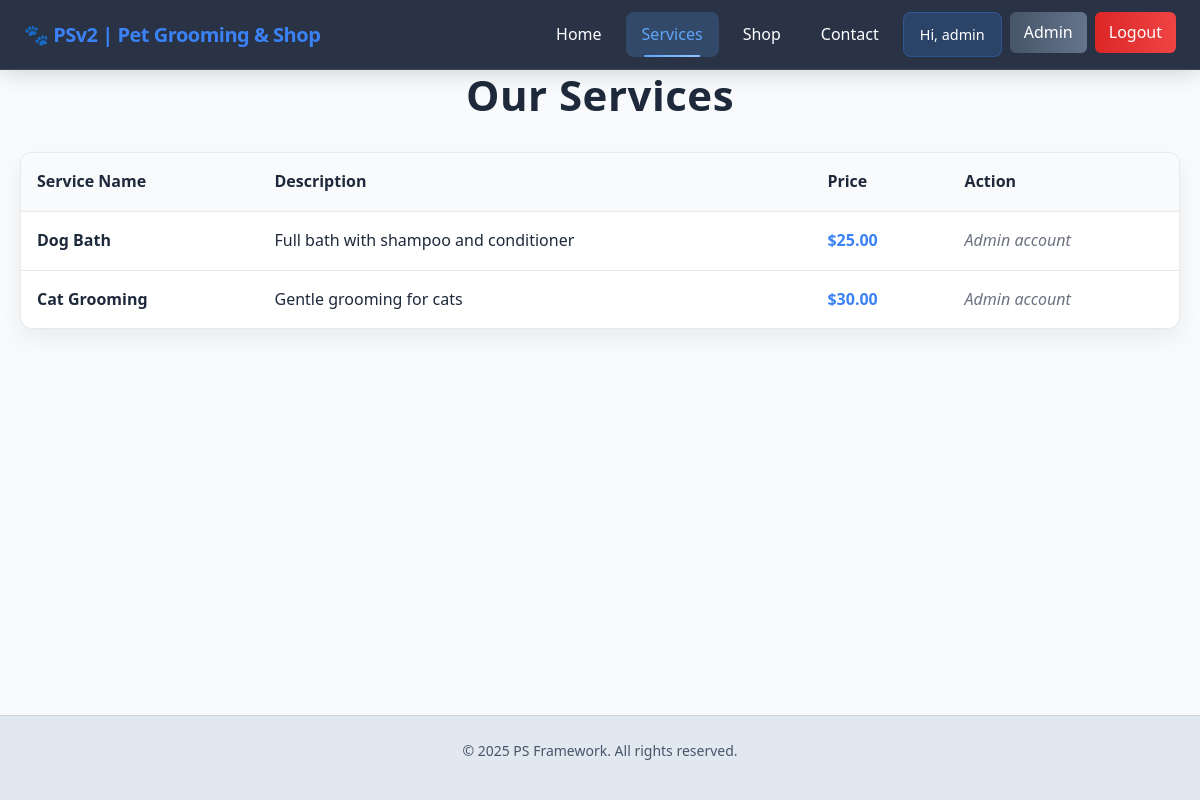
Page /services (signed in) on the committed database.
### app/models.py (models this page shows, shortened)
class User(UserMixin, db.Model):
    id = db.Column(db.Integer, primary_key=True)
    username = db.Column(db.String(80), unique=True, nullable=False)
    password = db.Column(db.String(200), nullable=False)
    role = db.Column(db.String(20), default='customer')
    created_at = db.Column(db.DateTime, default=datetime.utcnow)

class Service(db.Model):
    id = db.Column(db.Integer, primary_key=True)
    name = db.Column(db.String(100), nullable=False)
    description = db.Column(db.Text)
    price = db.Column(db.Float)

### app/routes/services.py (the view)
@services_bp.route('/services')
def services_list():
    services = Service.query.all()
    return render_template('services.html', services=services)

### app/templates/services.html (shortened to what this page needs)
{% extends "base.html" %}
{% block content %}
<div class="page-header">
    <h1 class="page-title">Our Services</h1>
</div>
{% if services %}
    <div class="services-table">
        <table>
            <thead>
                <tr>
                    <th>Service Name</th>
                    <th>Description</th>
                    <th>Price</th>
                    <th>Action</th>
                </tr>
            </thead>
            <tbody>
                {% for service in services %}
                <tr>
                    <td><strong>{{ service.name }}</strong></td>
                    <td>
                        {% if service.description %}
                            {{ service.description }}
                        {% else %}
                            <em class="text-muted">No description available</em>
                        {% endif %}
                    </td>
                    <td class="price">
                        {% if service.price %}
                            ${{ "%.2f"|format(service.price) }}
                        {% else %}
                            <em class="text-muted">Contact for pricing</em>
                        {% endif %}
                    </td>
                    <td>
                        {% if current_user.is_authenticated and current_user.role == 'admin' %}
                            <span class="text-muted"><em>Admin account</em></span>
                        {% else %}
                            <a href="{{ url_for('bookings.new_booking', service_id=service.id) }}"
                               class="btn btn-primary btn-sm">
                                <i class="fas fa-calendar-plus"></i> Book Now
                            </a>
                        {% endif %}
                    </td>
                </tr>
                {% endfor %}
            </tbody>
        </table>
    </div>
{% else %}
    <div class="empty-state">
        <h2>No services available yet.</h2>
        <p>We're working on adding our service offerings. Please check back soon!</p>
    </div>
{% endif %}
{% endblock %}

### app/templates/base.html (shortened to what this page needs)
<!DOCTYPE html>
<html lang="en">
<head>
    <link rel="stylesheet" href="{{ url_for('static', filename='css/base.css') }}">
    <link rel="stylesheet" href="{{ url_for('static', filename='css/navbar.css') }}">
    <link rel="stylesheet" href="{{ url_for('static', filename='css/theme.css') }}">
</head>
<body>
    <nav class="navbar">
        <div class="nav-brand">
            <a href="/">🐾 PSv2 | Pet Grooming & Shop</a>
        </div>
        <ul class="nav-links" id="navLinks">
            <li><a href="/" class="{% if request.path == '/' %}active{% endif %}">Home</a></li>
            <li><a href="/services" class="{% if request.path == '/services' %}active{% endif %}">Services</a></li>
            <li><a href="{{ url_for('shop_bp.shop') }}" class="{% if request.path == url_for('shop_bp.shop') %}active{% endif %}">Shop</a></li>
            <li><a href="{{ url_for('contact_bp.contact') }}" class="{% if request.path == url_for('contact_bp.contact') %}active{% endif %}">Contact</a></li>
            {% if current_user.is_authenticated %}
                <li><span class="nav-greeting">Hi, {{ current_user.username }}</span></li>
                {% if current_user.role == 'admin' %}
                    <li><a href="{{ url_for('admin.dashboard') }}" class="admin-link">Admin</a></li>
                {% endif %}
                <li><a href="{{ url_for('auth_bp.logout') }}" class="logout-link">Logout</a></li>
            {% else %}
                <li><a href="{{ url_for('auth_bp.login') }}" class="{% if request.path == url_for('auth_bp.login') %}active{% endif %}">Login</a></li>
                <li><a href="{{ url_for('auth_bp.register') }}" class="{% if request.path == url_for('auth_bp.register') %}active{% endif %}">Register</a></li>
            {% endif %}
        </ul>
    </nav>
    <main class="main">
        <div class="container">
            <div class="page-content">
                {% block content %}{% endblock %}
            </div>
        </div>
    </main>
    <footer class="footer">
        <div class="footer-content">
            <p>&copy; 2025 PS Framework. All rights reserved.</p>
        </div>
    </footer>
</body>
</html>

### app/static/css/base.css (style rules this page uses)
* { margin: 0; padding: 0; box-sizing: border-box; }
:root { --bg-primary: #0f172a; --bg-secondary: #1e293b; --text-primary: #f1f5f9; --text-secondary: #cbd5e1; --text-muted: #9ca3af; --accent: #93c5fd; --accent-hover: #60a5fa; --border: rgba(241, 245, 249, 0.1); --shadow: rgba(0, 0, 0, 0.25); --blur-bg: rgba(30, 41, 59, 0.9); --navbar-bg: rgba(30, 41, 59, 0.95); --brand-primary: #3b82f6; --brand-secondary: #1e40af; --brand-accent: #60a5fa; }
html { scroll-behavior: smooth; }
body { font-family: 'Segoe UI', Tahoma, Geneva, Verdana, sans-serif; background: var(--bg-primary); color: var(--text-primary); line-height: 1.6; min-height: 100vh; display: flex; flex-direction: column; }
h1, h2, h3, h4, h5, h6 { font-weight: 600; line-height: 1.2; margin-bottom: 0.5em; }
p { margin-bottom: 1em; }
a { color: var(--accent); text-decoration: none; transition: color 0.3s ease; }
.container { max-width: 1200px; margin: 0 auto; padding: 0 20px; }
.page-content { animation: fadeIn 0.6s ease-out; }
.footer { background: var(--bg-secondary); border-top: 1px solid var(--border); padding: 24px; text-align: center; margin-top: auto; }
.footer-content { max-width: 1200px; margin: 0 auto; color: var(--text-secondary); font-size: 14px; }
@media (prefers-color-scheme: light) { :root { --bg-primary: #f8fafc; --bg-secondary: #e2e8f0; --text-primary: #1e293b; --text-secondary: #475569; --accent: #3b82f6; --accent-hover: #2563eb; --border: rgba(30, 41, 59, 0.1); --shadow: rgba(0, 0, 0, 0.1); --blur-bg: rgba(248, 250, 252, 0.8); } }

### app/static/css/navbar.css (style rules this page uses)
.navbar { position: fixed; top: 0; left: 0; right: 0; z-index: 1000; background: rgba(30, 41, 59, 0.95); backdrop-filter: blur(12px); border-bottom: 1px solid rgba(241, 245, 249, 0.1); box-shadow: 0 4px 20px rgba(0, 0, 0, 0.15); padding: 0 24px; height: 70px; display: flex; align-items: center; justify-content: space-between; transition: all 0.3s ease-in-out; }
.nav-brand { font-size: 20px; font-weight: 700; color: #ffffff; text-decoration: none; letter-spacing: -0.025em; transition: color 0.3s ease; display: flex; align-items: center; gap: 8px; }
.nav-links { display: flex; list-style: none; gap: 8px; margin: 0; padding: 0; }
.nav-links li { position: relative; }
.nav-links a { display: block; padding: 10px 16px; text-decoration: none; color: #ffffff; font-weight: 500; border-radius: 8px; transition: all 0.25s ease; position: relative; overflow: hidden; }
.nav-links a.active { color: #60a5fa; background: rgba(96, 165, 250, 0.2); position: relative; }
.nav-links a.active::after { content: ''; position: absolute; bottom: 0; left: 50%; transform: translateX(-50%); width: 60%; height: 2px; background: linear-gradient(90deg, #60a5fa, #93c5fd); border-radius: 1px; animation: underlineSlide 0.3s ease-out; }
.admin-link { background: linear-gradient(90deg, #475569, #64748b) !important; color: #ffffff !important; padding: 8px 14px !important; border-radius: 6px !important; font-weight: 500 !important; transition: all 0.3s ease !important; }
.logout-link { background: linear-gradient(90deg, #dc2626, #ef4444) !important; color: #ffffff !important; padding: 8px 14px !important; border-radius: 6px !important; font-weight: 500 !important; transition: all 0.3s ease !important; }
.nav-greeting { display: block; padding: 10px 16px; color: #ffffff; font-weight: 500; font-size: 0.9rem; background: rgba(59, 130, 246, 0.2); border-radius: 8px; border: 1px solid rgba(59, 130, 246, 0.3); white-space: nowrap; }
.main { padding-top: 70px; transition: padding-top 0.3s ease-in-out; }

### app/templates/services.html (style rules this page uses)
.page-header { text-align: center; margin-bottom: 32px; }
.page-title { font-size: clamp(28px, 5vw, 42px); letter-spacing: 0.5px; margin: 0 0 12px; }
.services-table { background: linear-gradient(180deg, rgba(255,255,255,0.04), rgba(255,255,255,0.02)); border: 1px solid var(--border); border-radius: 12px; overflow: hidden; box-shadow: 0 10px 30px rgba(0,0,0,0.35); }
.services-table table { width: 100%; border-collapse: collapse; }
.services-table th, .services-table td { padding: 16px; text-align: left; border-bottom: 1px solid var(--border); }
.services-table th { background: rgba(255,255,255,0.05); font-weight: 600; color: var(--text); }
.services-table tr:last-child td { border-bottom: none; }
.price { font-weight: 600; color: var(--accent); }
@media (prefers-color-scheme: light) { .services-table, .empty-state { background: #fff; box-shadow: 0 10px 24px rgba(2,6,23,0.06); } }
@media (prefers-color-scheme: light) { .services-table th { background: #f8fafc; } }

### rows in the picture
User: username "admin"
Service: name "Dog Bath", description "Full bath with shampoo and conditioner", price "25.00"
Service: name "Cat Grooming", description "Gentle grooming for cats", price "30.00"
